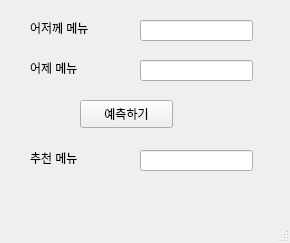
<?xml version="1.0" encoding="UTF-8"?>
<ui version="4.0">
 <class>MainWindow</class>
 <widget class="QMainWindow" name="MainWindow">
  <property name="geometry">
   <rect>
    <x>0</x>
    <y>0</y>
    <width>290</width>
    <height>243</height>
   </rect>
  </property>
  <property name="windowTitle">
   <string>MainWindow</string>
  </property>
  <widget class="QWidget" name="centralwidget">
   <widget class="QLabel" name="lbl">
    <property name="geometry">
     <rect>
      <x>30</x>
      <y>60</y>
      <width>64</width>
      <height>15</height>
     </rect>
    </property>
    <property name="text">
     <string>어제 메뉴</string>
    </property>
   </widget>
   <widget class="QLineEdit" name="le_yester">
    <property name="geometry">
     <rect>
      <x>140</x>
      <y>60</y>
      <width>113</width>
      <height>21</height>
     </rect>
    </property>
   </widget>
   <widget class="QPushButton" name="pb">
    <property name="geometry">
     <rect>
      <x>80</x>
      <y>100</y>
      <width>93</width>
      <height>28</height>
     </rect>
    </property>
    <property name="text">
     <string>예측하기</string>
    </property>
   </widget>
   <widget class="QLineEdit" name="le_recom">
    <property name="geometry">
     <rect>
      <x>140</x>
      <y>150</y>
      <width>113</width>
      <height>21</height>
     </rect>
    </property>
   </widget>
   <widget class="QLabel" name="lbl_recom">
    <property name="geometry">
     <rect>
      <x>30</x>
      <y>150</y>
      <width>64</width>
      <height>15</height>
     </rect>
    </property>
    <property name="text">
     <string>추천 메뉴</string>
    </property>
   </widget>
   <widget class="QLabel" name="lbl_2">
    <property name="geometry">
     <rect>
      <x>30</x>
      <y>20</y>
      <width>64</width>
      <height>15</height>
     </rect>
    </property>
    <property name="text">
     <string>어저께 메뉴</string>
    </property>
   </widget>
   <widget class="QLineEdit" name="le_bday">
    <property name="geometry">
     <rect>
      <x>140</x>
      <y>20</y>
      <width>113</width>
      <height>21</height>
     </rect>
    </property>
   </widget>
  </widget>
  <widget class="QMenuBar" name="menubar">
   <property name="geometry">
    <rect>
     <x>0</x>
     <y>0</y>
     <width>290</width>
     <height>26</height>
    </rect>
   </property>
  </widget>
  <widget class="QStatusBar" name="statusbar"/>
 </widget>
 <resources/>
 <connections/>
</ui>
